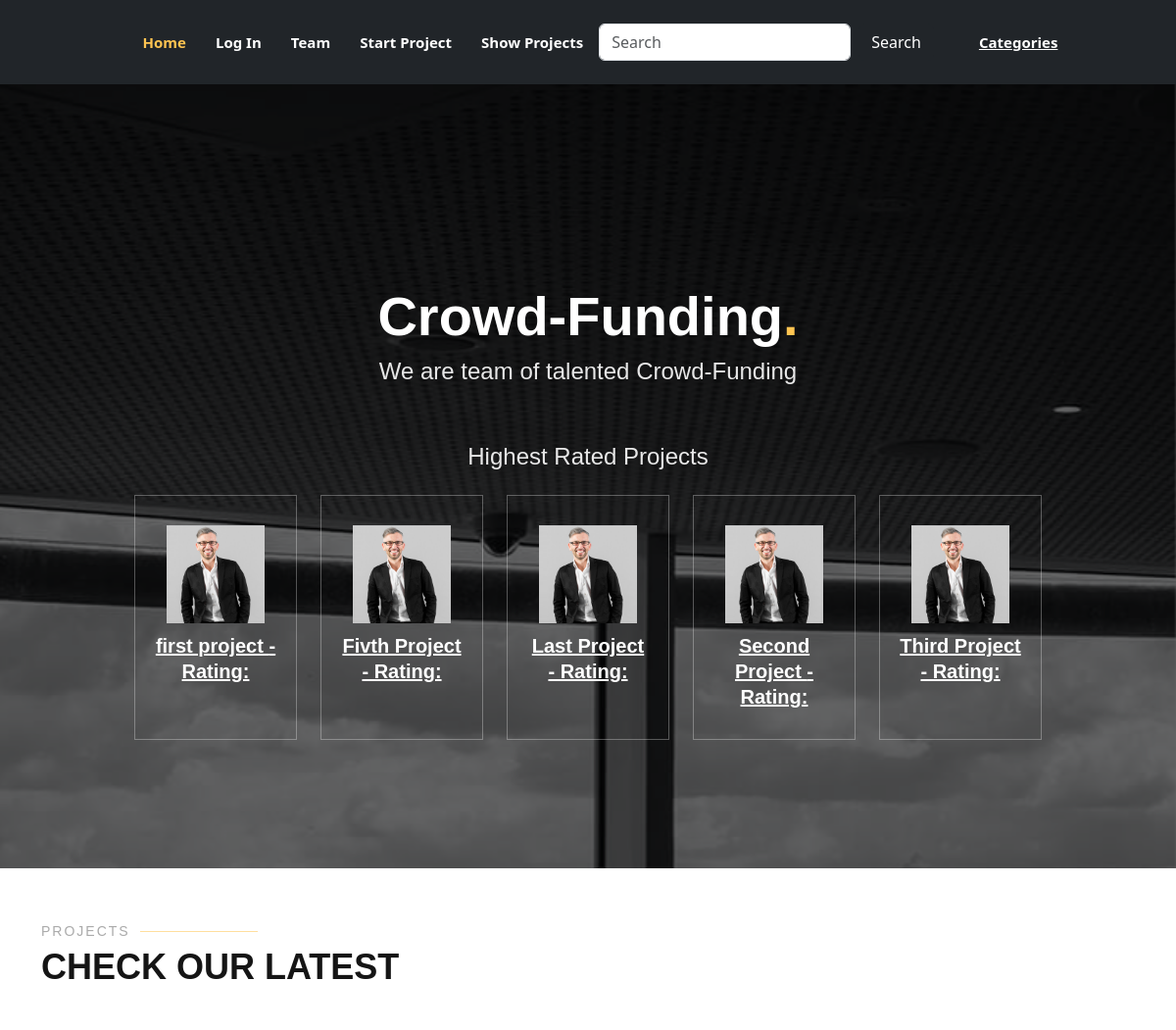
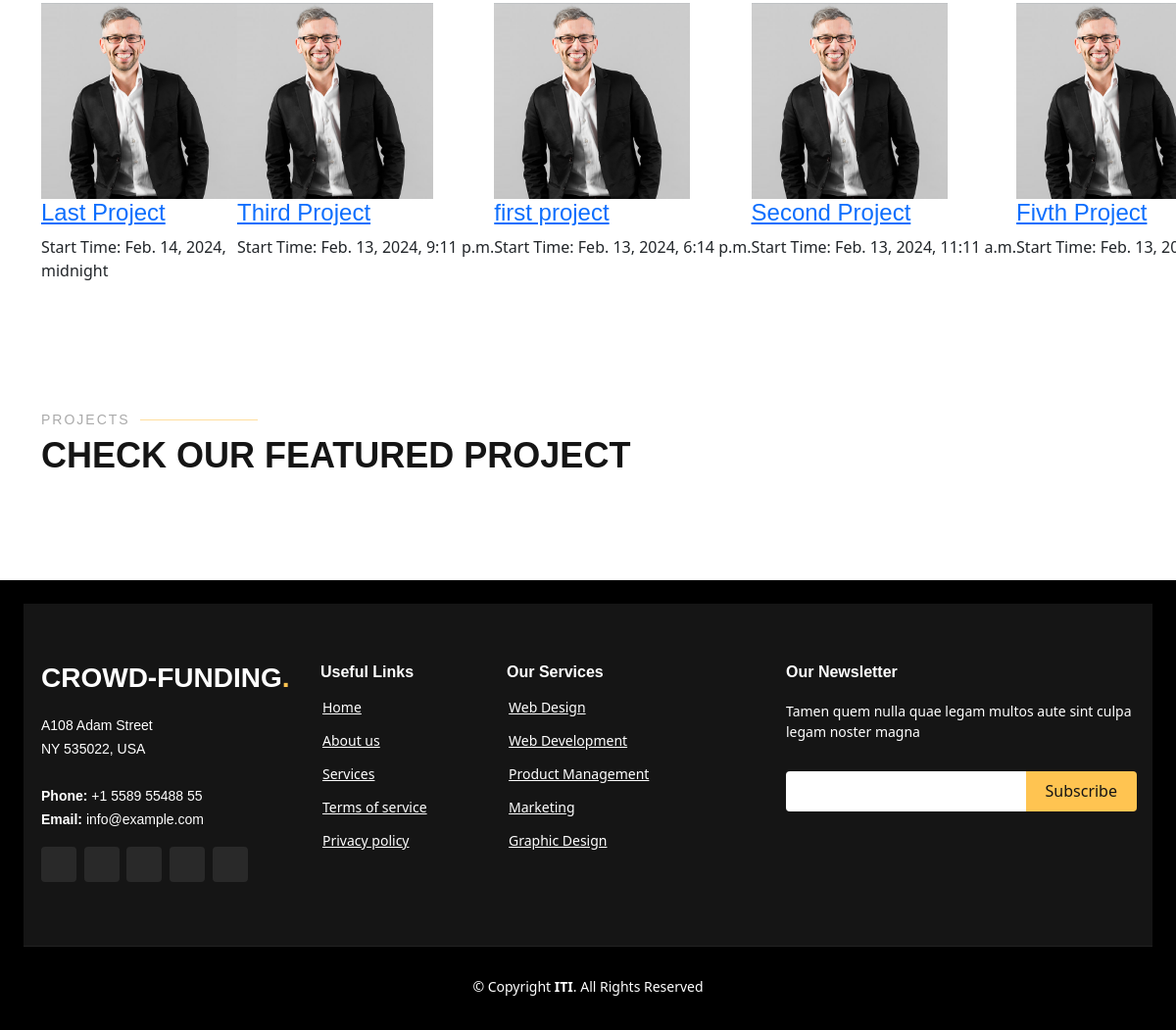
The page / on the database its author committed (2 pictures, top to bottom).
### myapp/models.py (models this page shows)
class Project(models.Model):
    title = models.CharField(max_length=200)
    details = models.TextField()
    tags = models.ManyToManyField(Tag)  # Many-to-many relationship with Tag model
    category = models.ForeignKey(Category, on_delete=models.CASCADE)
    total_target = models.DecimalField(max_digits=10, decimal_places=2)
    start_time = models.DateTimeField()
    end_time = models.DateTimeField()
    creator = models.ForeignKey(User, on_delete=models.CASCADE)
    images=models.ImageField(blank=True)

### myapp/views.py (the view)
# urls.py: path("",index ,name='index'),
def index(request):
    if 'user_id' in request.session:
        user = getUser(request)
    else:
        user = NULL
    categories = Category.objects.all()
    highest_rated_projects = Project.objects.order_by('-rating__value')[:5]
    latest_projects = Project.objects.order_by('-start_time')[:5]
    latest_featured_projects = FeaturedProject.objects.order_by('-id')[:5]
    print(latest_featured_projects)
    return render(request, 'myapp/home.html', {
        'categories':categories,
        'highest_rated_projects': highest_rated_projects,
        'latest_projects': latest_projects,
        'latest_featured_projects': latest_featured_projects,
    })

### myapp/templates/myapp/home.html (shortened to what this page needs)
{% extends "base.html" %}
{% load static %}
{% block content %}
<section id="hero" class="d-flex align-items-center justify-content-center">
 <div class="container" data-aos="fade-up">
   <div class="row justify-content-center" data-aos="fade-up" data-aos-delay="150">
     <div class="col-xl-6 col-lg-8">
       <h1>Crowd-Funding<span>.</span></h1>
       <h2>We are team of talented Crowd-Funding</h2>
     </div>
   </div>
   <div class="row gy-4 mt-5 justify-content-center" data-aos="zoom-in" data-aos-delay="250">
    <h2>Highest Rated Projects</h2>
        {% for project in highest_rated_projects %}
        <div class="col-xl-2 col-md-4">
          <div class="icon-box">
          <img src="../../../static/img/team-1.jpg" style="height: 100px;">
            <h3><a href="">{{ project.title }} - Rating: {{ project.rating.value }}</a></h3>
          </div>
      </div>
        {% endfor %}
    </div>
   </div>
</section>
{% endblock %}
{% block 'Section' %}
<section id="services" class="services">
    <div class="container" data-aos="fade-up">
      <div class="section-title">
        <h2>Projects</h2>
        <p>Check our Latest</p>
      </div><div class="row"></div>
      {% for project in latest_projects %}
        <div class="col-lg-4 col-md-6 d-flex align-items-stretch" data-aos="zoom-in" data-aos-delay="100" style="width: auto;">
          <div class="icon-box">
            <img src="../../../static/img/team-1.jpg" style="height: 200px;">
            <h4><a href="">{{ project.title }} </a></h4>
            <p>Start Time: {{ project.start_time }}</p>
          </div>
         {% endfor %} </div>
      </div>
    </div>
  </section>
  <section id="services" class="services">
    <div class="container" data-aos="fade-up">
      <div class="section-title">
        <h2>Projects</h2>
        <p>Check our Featured Project</p>
      </div>
      </div>
  </section>
{% endblock %}

### static/Css/style.css (style rules this page uses)
body { font-family: "Open Sans", sans-serif; color: #444444; }
a { color: #ffc451; text-decoration: none; }
h1, h2, h3, h4, h5, h6 { font-family: "Raleway", sans-serif; }
#hero { width: 100%; min-height: 100vh; background: url("../img/hero-bg.jpg") top center; background-size: cover; position: relative; }
#hero:before { content: ""; background: rgba(0, 0, 0, 0.6); position: absolute; bottom: 0; top: 0; left: 0; right: 0; }
#hero .container { position: relative; padding-top: 74px; text-align: center; }
#hero h1 { margin: 0; font-size: 56px; font-weight: 700; line-height: 64px; color: #fff; font-family: "Poppins", sans-serif; }
#hero h1 span { color: #ffc451; }
#hero h2 { color: rgba(255, 255, 255, 0.9); margin: 10px 0 0 0; font-size: 24px; }
#hero .icon-box { padding: 30px 20px; transition: ease-in-out 0.3s; border: 1px solid rgba(255, 255, 255, 0.3); height: 100%; text-align: center; }
#hero .icon-box h3 { font-weight: 700; margin: 10px 0 0 0; padding: 0; line-height: 1; font-size: 20px; line-height: 26px; }
#hero .icon-box h3 a { color: #fff; transition: ease-in-out 0.3s; }
@media (min-width: 1024px) { #hero { background-attachment: fixed; } }
section { padding: 60px 0; overflow: hidden; }
.section-title { padding-bottom: 40px; }
.section-title h2 { font-size: 14px; font-weight: 500; padding: 0; line-height: 1px; margin: 0 0 5px 0; letter-spacing: 2px; text-transform: uppercase; color: #aaaaaa; font-family: "Poppins", sans-serif; }
.section-title h2::after { content: ""; width: 120px; height: 1px; display: inline-block; background: #ffde9e; margin: 4px 10px; }
.section-title p { margin: 0; margin: 0; font-size: 36px; font-weight: 700; text-transform: uppercase; font-family: "Poppins", sans-serif; color: #151515; }

### rows shown on the page
Project: title "first project", start_time "Feb. 13, 2024, 6:14 p.m."
Project: title "Fivth Project", start_time "Feb. 13,…"
Project: title "Last Project", start_time "Feb. 14, 2024, midnight"
Project: title "Second Project", start_time "Feb. 13, 2024, 11:11 a.m."
Project: title "Third Project", start_time "Feb. 13, 2024, 9:11 p.m."
